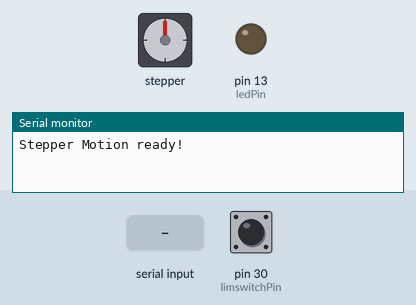
Recording of a sketch running on a simulated Arduino Mega 2560, built with avr-gcc and run on an emulated ATmega2560. On the bench: stepper motor, output pins drawn as LEDs (lit = HIGH), the last lines printed to the serial monitor. The inputs (shaded band) are chosen by the test bench; at power-on: pin 30 (limswitchPin) LOW. Stepper angles assume 200 steps per turn.

Above: at 1.2 s.
1.3 s: "5\n" received over Serial
At 2.1 s:
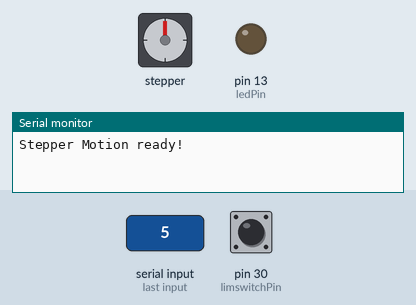
4.3 s: pin 30 (limswitchPin) pulled HIGH for 3.2 s
At 5.6 s:
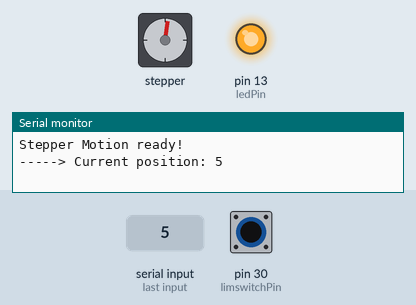
9.0 s: "90,45\n" received over Serial
At 10.4 s:
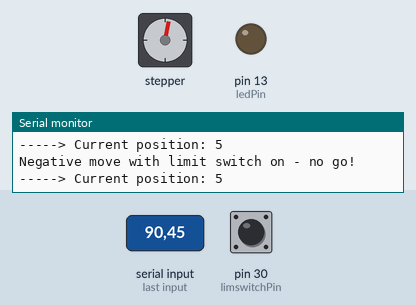
12.0 s: pin 30 (limswitchPin) pulled HIGH for 3.2 s
At 17.8 s:
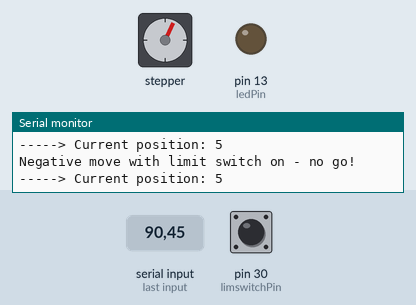
Timing chart, 0 to 28.5 s (numbered marks = the images above; inputs shaded):
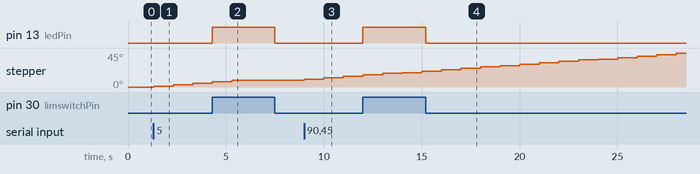

The sketch:

AdaFruit_StepperTest_v3.ino
```cpp
/*
  This is a test sketch for the Adafruit assembled Motor Shield for Arduino v2
  It won't work with v1.x motor shields! Only for the v2's with built in PWM
  control

  For use with the Adafruit Motor Shield v2
  ---->	http://www.adafruit.com/products/1438

*/

#include <AccelStepper.h>
#include <Wire.h>
#include <Adafruit_MotorShield.h>
#include "utility/Adafruit_PWMServoDriver.h"

// Create the motor shield object with the default I2C address
Adafruit_MotorShield AFMS = Adafruit_MotorShield();
// Or, create it with a different I2C address (say for stacking)
// Adafruit_MotorShield AFMS = Adafruit_MotorShield(0x61);

// Connect a stepper motor with 200 steps per revolution (1.8 degree)
// to motor port #2 (M3 and M4)
Adafruit_StepperMotor *myStepper = AFMS.getStepper(200, 1);

// Set pin numbers for limit switch and LED
const int limswitchPin = 30;
const int ledPin = 13;

//int spd_def = 200;    // The default speed in steps/second
int spd = 200;
int limswitchState = 0; // variable for reading limit switch -- 0 is not depressed

// you can change these to SINGLE or INTERLEAVE or MICROSTEP!
void forwardstep1() {
  myStepper->onestep(FORWARD, DOUBLE);
}
void backwardstep1() {
  myStepper->onestep(BACKWARD, DOUBLE);
}

AccelStepper stepper(forwardstep1, backwardstep1); // use functions to step

void setup() {
  Serial.begin(9600);           // set up Serial library at 9600 bps
  Serial.flush();
  Serial.println("Stepper Motion ready!");
  AFMS.begin();  // create with the default frequency 1.6KHz
  // myMotor->setSpeed(spd);
  stepper.setSpeed(spd);
  stepper.setAcceleration(600);
  // initialize the LED pin as an output
  pinMode(ledPin, OUTPUT);
  // initialize the limit switch pin as an input:
  pinMode(limswitchPin, INPUT);
}

void loop() {

  // Set LED to read the state of the limit switch
  limswitchState = digitalRead(limswitchPin);
  // check if lim switch is pressed.  If so, state is HIGH:
  if (limswitchState == HIGH) {
    // turn LED on:
    digitalWrite(ledPin, HIGH);
  } else {
    // turn LED off:
    digitalWrite(ledPin, LOW);
  }

  // If we received a command, move the motor
  if (Serial.available())
  {
    // Parse the command
    int steps = Serial.parseInt();
    //if (Serial.read() != '\n'){
    //  spd = Serial.parseInt();
    //} else{
    //  spd = spd_def;
    //}
    //stepper.setSpeed(spd);
    //char cmd = Serial.readString();
    //if (cmd[0] == "H"){
    //  Serial.println("Homing");
    //} else {
    //  int steps = int(cmd);
    //}

    int onlyhome = 0;
    int badmove = 0;
    int irehomed = 0;
    // Special command to home
    if (steps == -9999){
      stepperHome();
      //stepper.runToNewPosition(0);
      onlyhome = 1;

    } else{  // A regular move

      // Check limit switch state.  If ON, only allow a positive move
      if (limswitchState == HIGH) {
        if (steps-stepper.currentPosition() <= 0) {
          //Serial.println("Limit switch is pressed; can only go positive.  Stay here.");
          // Set requested position to current position so we don't move down below
          steps = stepper.currentPosition();
          badmove = 1;
        } else{
          // Limit switch is on but we have a positive move, so it's fine
          //Serial.print("--> Moving to absolute position ");
          //Serial.print(steps);
          //Serial.print(" at speed ");
          //Serial.println(spd);
        }
      } else {
        // Limit switch off, any move is good
        //Serial.print("---> Moving to absolute position ");
        //Serial.print(steps);
        //Serial.print(" at speed ");
        //Serial.println(spd);
      }

      stepper.moveTo(steps);
      while (stepper.distanceToGo() != 0) {
        //Serial.println(stepper.distanceToGo());
        stepper.run();

        // Check to see if we hit the switch
        // Read the state of the limit switch DURING EACH STEP
        limswitchState = digitalRead(limswitchPin);
        // Check if lim switch is pressed
        if (limswitchState == HIGH) {
          // turn LED on:
          digitalWrite(ledPin, HIGH);
          if (steps-stepper.currentPosition() < 0){
            //Serial.print("You hit the limit switch at ");
            //Serial.print(stepper.currentPosition());
            //Serial.println(" steps!  Rehoming.");
            stepper.stop();
            stepper.runToPosition();
            stepperHome();
            irehomed = 1;
            //stepper.runToNewPosition(0);
          }
          //// If the limit switch has some slop, we may still be depressed after a positive step
          //// So we should only stop if moving negative
          //if (steps-stepper.currentPosition() < 0){
          //  // First record the exact position the switch triggered at
          //  long limitpos = stepper.currentPosition();
          //  stepper.stop();
          //  stepper.runToPosition();
          //  long stoppos = stepper.currentPosition();
          //  //stepper.setCurrentPosition(0);
          //  stepper.setCurrentPosition(stoppos-limitpos);
          //  //stepper.moveTo(stepper.currentPosition());
          //  Serial.print("You hit the limit switch at ");
          //  Serial.print(limitpos);
          //  Serial.print(" and you stopped at ");
          //  Serial.print(stoppos);
          //  Serial.println(". Setting limit switch position to zero and moving there.");
          //  stepper.runToNewPosition(0);
          //}
        } else {
          // turn LED off:
          digitalWrite(ledPin, LOW);
        }
      }
    }

    myStepper->release();

    // Print something based on switches above
    if (onlyhome == 1){
      Serial.print("Stepper homed  ");
    }
    if (badmove == 1){
      Serial.print("Negative move with limit switch on - no go!  ");
    }
    if (irehomed == 1){
      Serial.print("You hit the limit switch and rehomed  ");
    }

    Serial.print("-----> Current position: ");
    Serial.println(stepper.currentPosition());
  }
}

void stepperHome() {
  // Check limit switch state
  limswitchState = digitalRead(limswitchPin);
  if (limswitchState == HIGH) {
    // Move until we're just past the switch
    while (limswitchState == HIGH) {
      // Move forward until it's off
      stepper.moveTo(2000);
      stepper.run();
      limswitchState = digitalRead(limswitchPin);
    }
    digitalWrite(ledPin, LOW);
    // Move a little bit more so we're always homing in the same direction
    stepper.runToNewPosition(stepper.currentPosition() + 200);
  }

  // Once we're not on the limit switch, back down until we hit it and go to zero
  //stepper.setSpeed(50); // make it nice and slow
  while (limswitchState == LOW) {
    // Move backwards
    stepper.moveTo(-5000);
    stepper.run();
    limswitchState = digitalRead(limswitchPin);
  }
  digitalWrite(ledPin, HIGH);
  stepper.setCurrentPosition(0);
  //stepper.setSpeed(200);
  //Serial.println("Stepper is homed.");
}
```

Measured:
- after the input at 4.3 s, pin 13 (ledPin): LOW → HIGH at once, → LOW 3.2 s later; stepper: goes on until 5.3 s, then stays 9°
- after the input at 12.0 s, pin 13 (ledPin): LOW → HIGH at once, → LOW 3.2 s later
